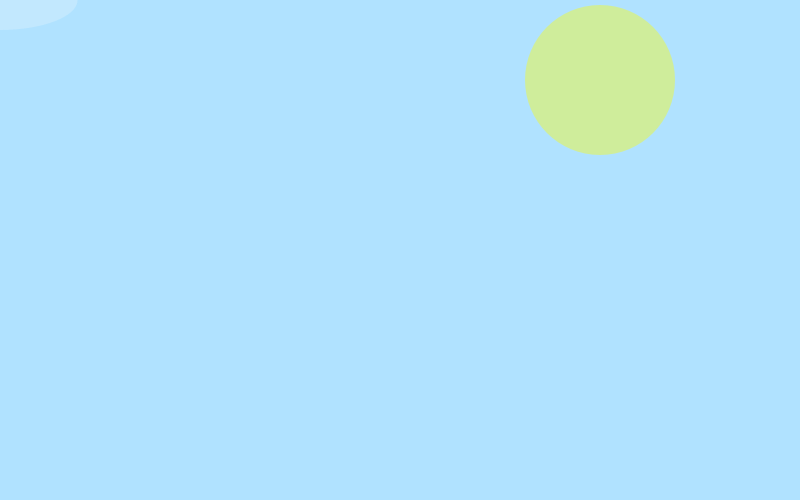
Frame 1 (no input)
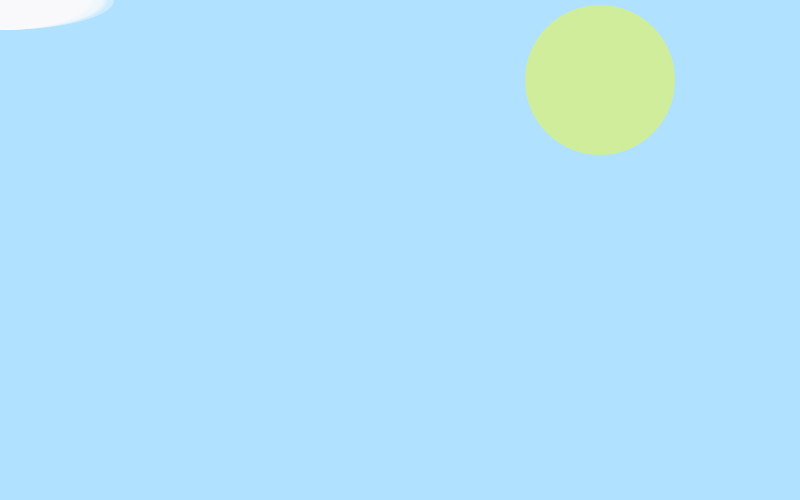
Frame 60 (the mouse pressed at the canvas centre just before this capture)
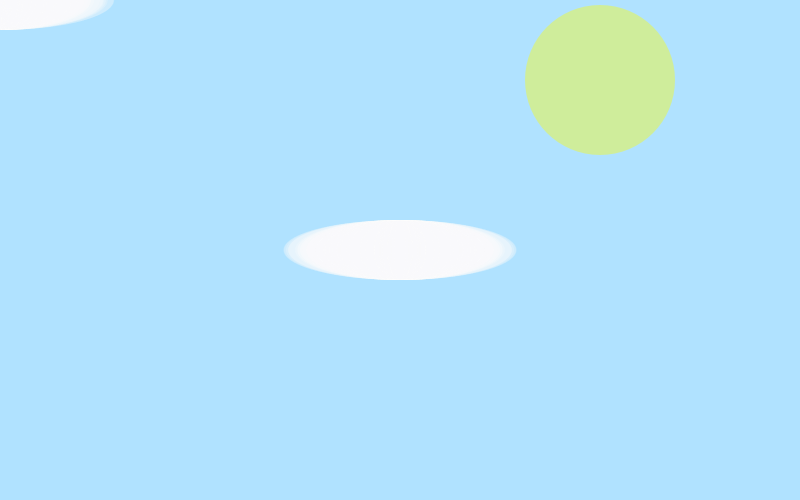
Frame 120 (the mouse held since frame 60 and released just before this capture)

The Processing sketch that drew these frames (run headless with seeded random() and noise(); from frame 60 on, the mouse is pressed at the canvas centre):

// Processing sketch: processing_62542
// ── processing_62542.pde

boolean fswitch = false;
     
void setup() {
  size(800,500);
  noStroke();
  smooth();
  background(#B0E2FF);
  fill (#FFFF00,100);
  ellipse (600,80,150,150);
}
 
 
void draw() {
  frameRate(10);
  if(fswitch==false){
    fill(250,60);
    float r = random (60-300);
   ellipse(mouseX,mouseY,r,60);
   
   
  }
  else {
    fill(0,60);
    float r = random (60-300);
   ellipse(mouseX,mouseY,r,60);
  }
}

 
void mouseMoved() {
  fswitch=false;
}
 
void mouseDragged() {
  fswitch=true;
}
